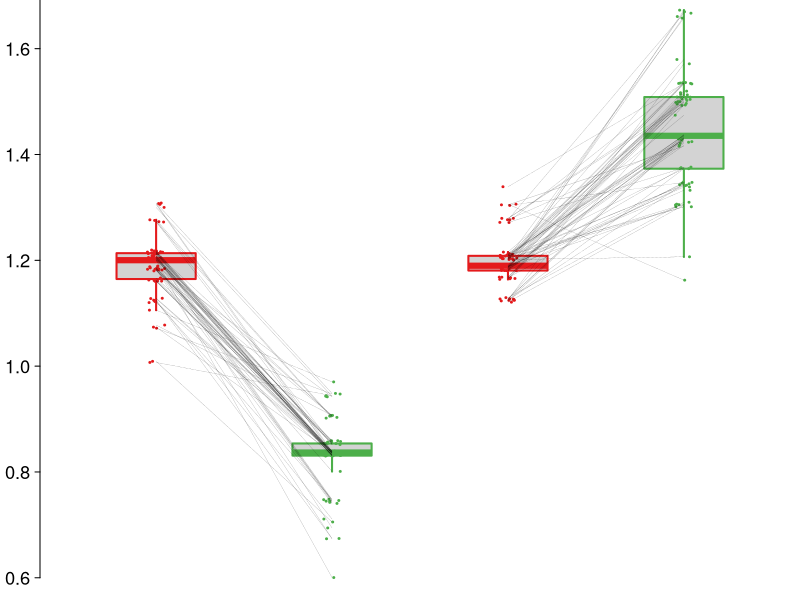

This chart was generated by the following R code:
#png(filename="germlate.png", width=6, height=3,units="in", res=300)

# import data
df <- read.csv('fig1quantification.csv', header=TRUE)
df <- cbind(df[,6], df[,5], df[,8], df[,7])

addNoise <- function(mtx) {
    if (!is.matrix(mtx)) mtx <- matrix(mtx, byrow = TRUE, nrow = 1)
    random.stuff <- matrix(runif(prod(dim(mtx)), min = -0.0001, max = 0.01), nrow = dim(mtx)[1])
    random.stuff + mtx
}

df <- addNoise(df)

library(RColorBrewer)

cols <- brewer.pal(9,"Set1")[c(1,3)]

par(bty="n",
    mar=c(0, 2, 0, 0),  # plot margins b-l-t-r
    las=1,              # horizontal labels
    tcl=-.25,           # tick length
    font.main=1,        # plain font
    mgp=c(2.5, 0.5, 0),  # axis spacings
    cex.lab=1.1,
    cex.axis=1.1,
    ps=12
)


xat <- c(1,
         2,
         3,
         4)
b <- boxplot(df,
             xaxt="n",       # no x-axis
             yaxt="n",
             boxwex=0.45,    # boxwidth
             lty=1,          # line type, 1 = solid
             staplewex=0,    # no staples
             log="",         # no log scaling
             ylim=c(0.6, 1.65),
             at=xat,
             border=cols,
             lwd=2,
             outline=FALSE)          # line weight

stripchart(apply(df, 2, as.list),
           vertical=TRUE,
           method="jitter",
           add=TRUE,
           pch=20,
           cex=0.4,
           col=cols,
           at=xat,
           jitter=0.05)

#title("Cep290 and Ana1 lengths (late G2 phase)", font.main=1, cex.main=1.3, line=0.7)
#title(ylab=expression(paste("Length (",italic("μ"), "m)", sep="")), line=2.2)

tlab=c(1.6, 3.7)+0.2

axis(2, at=seq(0.6, 1.8, 0.2), labels=TRUE, col.ticks=1, lwd=1, lwd.ticks=1)

#lab=c('Control', expression(italic('β2t')*'-SigD'))

#text(x=tlab, y=par()$usr[3]-0.1*(par()$usr[4]-par()$usr[3]-0.3),
#     labels=lab, srt=0, adj=1, xpd=TRUE, cex=1)

#temp.labels = c("Cep290-GFP", "Ana1-tdTomato")
#legend("topleft", cex=0.9, col=cols, lty=1, lwd=2, temp.labels, bty="n")

offset <- 0.015
yat <- 1.4
segments(xat[1], df[,1], xat[2], df[,2], lwd=0.1)
segments(xat[3], df[,3], xat[4], df[,4], lwd=0.1)


#lines(c(xat[1], xat[3]), c(yat, yat))
#lines(c(xat[1], xat[1]), c(yat-offset, yat))
#lines(c(xat[3], xat[3]), c(yat-offset, (yat)))
#text((xat[1] + xat[3])/2, yat+2*offset, expression(italic('N.S.')), cex=0.8)

#lines(c(xat[1]-0.25, xat[2]+0.25), c(0.52, 0.52), xpd=TRUE)
#lines(c(xat[3]-0.25, xat[4]+0.25), c(0.52, 0.52), xpd=TRUE)


dev.off()

